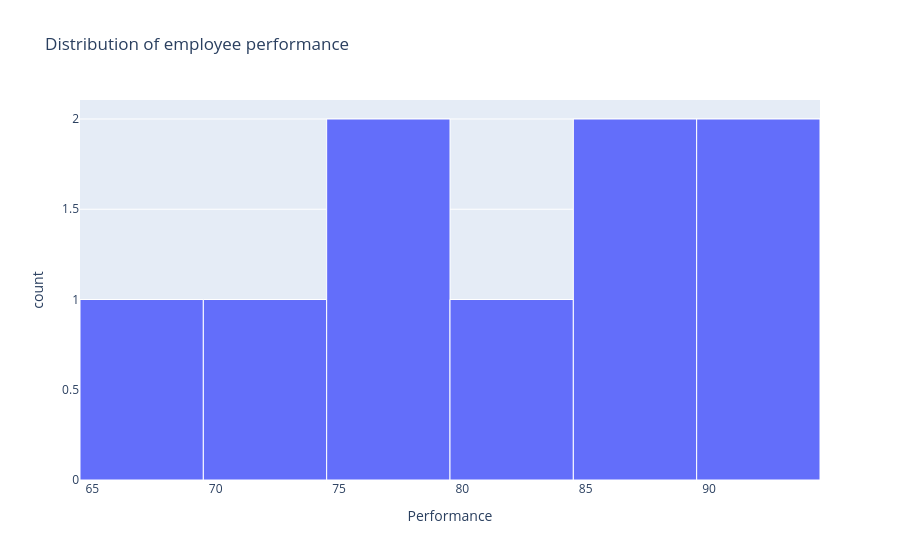

Source (notebook cell):
### Code cell
# Distribution of emoloyee performanance

fig2 = px.histogram(

    merge_df, 
    x="Performance", 
    nbins=6, 
    title="Distribution of employee performance"

)

fig2.update_traces(
    marker_line_color="white",
    marker_line_width=1
)

fig2.show()

### Figure 1 — Plotly figure (JSON) as saved in the notebook; plotly's stock layout.template omitted (floating-point values rounded to 4 significant figures)
{"data": [{"bingroup": "x", "hovertemplate": "Performance=%{x}<br>count=%{y}<extra></extra>", "legendgroup": "", "marker": {"color": "#636efa", "line": {"color": "white", "width": 1}, "pattern": {"shape": ""}}, "name": "", "nbinsx": 6, "orientation": "v", "showlegend": false, "type": "histogram", "x": [87.0, 73.0, 90.0, 65.0, 75.0, 88.0, 82.0, 79.0, 91.0], "xaxis": "x", "yaxis": "y"}], "layout": {"barmode": "relative", "legend": {"tracegroupgap": 0}, "title": {"text": "Distribution of employee performance"}, "xaxis": {"anchor": "y", "domain": [0, 1], "title": {"text": "Performance"}}, "yaxis": {"anchor": "x", "domain": [0, 1], "title": {"text": "count"}}}}
